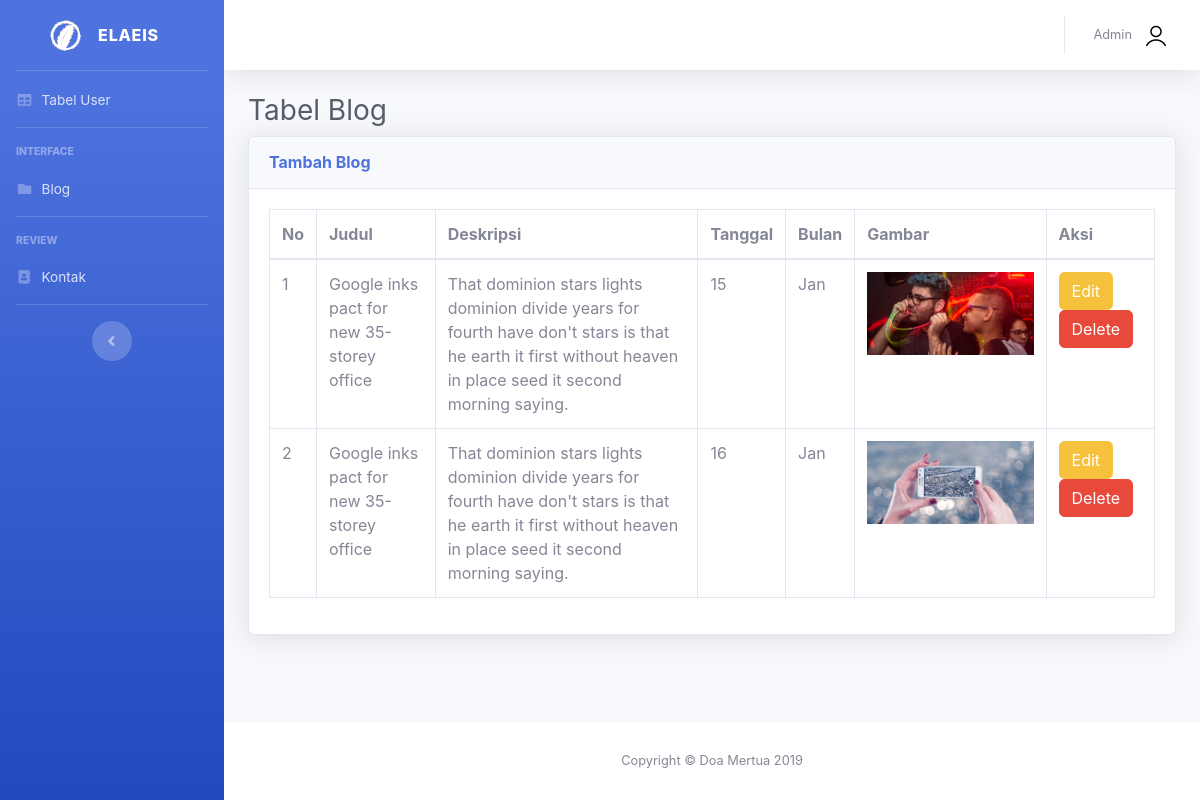
Before: /index.php/blog with the older database file.
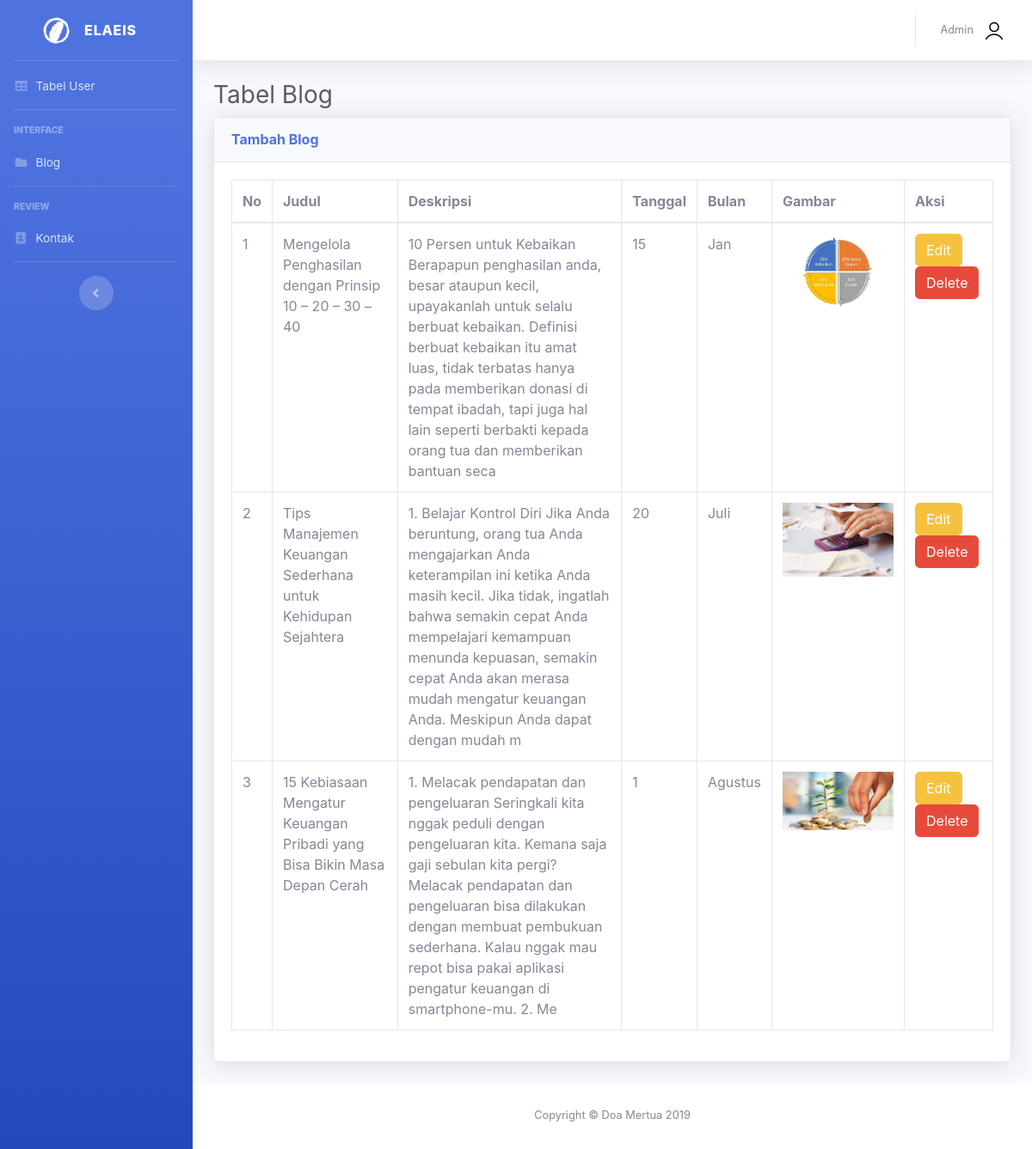
After: the same page with the newer database file.
### tables this page shows
CREATE TABLE `blog` (
  `id_blog` int(11) NOT NULL,
  `gambar` varchar(100) NOT NULL,
  `tanggal` varchar(10) NOT NULL,
  `bulan` varchar(10) NOT NULL,
  `judul` varchar(300) NOT NULL,
  `deskripsi` varchar(300) NOT NULL
);

### application/controllers/Blog.php (called while the page is built, shortened)
<?php
class Blog extends CI_Controller {
	function __construct()
	{
		$this->load->model('User_model');
	}
	public function index()
	{
		$data_blog = $this->User_model->select("blog");
		$blog['blog'] = $data_blog;
		$this->load->view('tabelblog', $blog);
	}
}
?>

### index.php (called while the page is built, shortened)
<?php
require_once BASEPATH.'core/CodeIgniter.php';

### application/models/User_model.php (called while the page is built, shortened)
<?php
class User_model extends CI_Model
{
	public function select($select)
	{
		return $this->db->get($select)->result();
	}
}
 ?>

### application/views/tabelblog.php (the view, shortened to what this page needs)
<?php $this->load->view('layout/adminhead');?>
        <div class="container-fluid">
          <h1 class="h3 mb-2 text-gray-800">Tabel Blog</h1>
          <div class="card shadow mb-4">
            <div class="card-header py-3">
              <a href="<?php echo site_url('blog/createblog');?>">
              <h6 class="m-0 font-weight-bold text-primary">Tambah Blog</h6>
              </a>
            </div>
            <div class="card-body">
              <div class="table-responsive">
                <table class="table table-bordered" id="dataTable" width="100%" cellspacing="0">
                  <thead>
                    <tr>
                      <th>No</th>
                      <th>Judul</th>
                      <th>Deskripsi</th>
                      <th>Tanggal</th>
                      <th>Bulan</th>
                      <th>Gambar</th>
                      <th>Aksi</th>
                    </tr>
                  </thead>
                  <tbody>
                    <?php
                      foreach ($blog as $key => $value) {
                    ?>
                    <tr>
                      <td><?php echo $key+1 ?></td>
                      <td><?php echo $value->judul; ?></td>
                      <td><?php echo $value->deskripsi; ?></td>
                      <td><?php echo $value->tanggal; ?></td>
                      <td><?php echo $value->bulan; ?></td>
                      <td><img class="card-img rounded-0" src="<?php echo base_url();?>assets/img/blog/<?php echo $value->gambar; ?>" alt=""></td>
                      <td>
                        <a href="<?php echo site_url('blog/update/'.$value->id_blog);?>" class="btn btn-warning">Edit</a>
                        <a href="<?php echo site_url('blog/delete/'.$value->id_blog);?>" onClick="return confirm('Apakah anda ingin menghapus data ini')" class="btn btn-danger">Delete</a>
                      </td>
                    </tr>
                    <?php } ?>
                  </tbody>
                </table>
              </div>
            </div>
          </div>
        </div>
      </div>
      <footer class="sticky-footer bg-white">
        <div class="container my-auto">
          <div class="copyright text-center my-auto">
            <span>Copyright &copy; Doa Mertua 2019</span>
          </div>
        </div>
      </footer>
    </div>
  </div>
</body>
</html>

### application/views/layout/adminhead.php (shortened to what this page needs)
<!DOCTYPE html>
<html lang="en">
<head>
  <link href="<?php echo base_url();?>assets/admin/vendor/fontawesome-free/css/all.min.css" rel="stylesheet" type="text/css">
  <link href="<?php echo base_url();?>assets/admin/css/sb-admin-2.min.css" rel="stylesheet">
</head>
<body id="page-top">
  <div id="wrapper">
    <ul class="navbar-nav bg-gradient-primary sidebar sidebar-dark accordion" id="accordionSidebar">
      <a class="sidebar-brand d-flex align-items-center justify-content-center" href="<?php echo site_url('welcome/admin');?>">
        <div class="sidebar-brand-icon rotate-n-15">
          <img src="<?php echo base_url();?>assets/img/favicon2.png">
        </div>
        <div class="sidebar-brand-text mx-3">ELAEIS</div>
      </a>
      <hr class="sidebar-divider my-0">
      <li class="nav-item">
        <a class="nav-link" href="<?php echo site_url('welcome/admin');?>">
          <i class="fas fa-fw fa-table"></i>
          <span>Tabel User</span></a>
      </li>
      <hr class="sidebar-divider">
      <div class="sidebar-heading">
        Interface
      </div>
      <li class="nav-item">
        <a class="nav-link collapsed" href="<?php echo site_url('welcome/tabelblog');?>">
          <i class="fas fa-fw fa-folder"></i>
          <span>Blog</span>
        </a>
      </li>
      <hr class="sidebar-divider">
      <div class="sidebar-heading">
        Review
      </div>
      <li class="nav-item">
        <a class="nav-link collapsed" href="<?php echo site_url('welcome/kontak');?>">
          <i class="fas fa-fw fa-address-book"></i>
          <span>Kontak</span>
        </a>
      </li>
      <hr class="sidebar-divider d-none d-md-block">
      <div class="text-center d-none d-md-inline">
        <button class="rounded-circle border-0" id="sidebarToggle"></button>
      </div>
    </ul>
    <div id="content-wrapper" class="d-flex flex-column">
      <div id="content">
        <nav class="navbar navbar-expand navbar-light bg-white topbar mb-4 static-top shadow">
          <ul class="navbar-nav ml-auto">
            <li class="nav-item dropdown no-arrow">
              <a class="nav-link dropdown-toggle" href="<?php echo base_url();?>assets/admin/#" id="userDropdown" role="button" data-toggle="dropdown" aria-haspopup="true" aria-expanded="false">
                <span class="mr-2 d-none d-lg-inline text-gray-600 small">Admin</span>
                <img class="img-profile rounded-circle" src="<?php echo base_url();?>assets/img/person.png">
              </a>
            </li>
          </ul>
        </nav>

Changed rows visible on the page:
removed blog: judul "Google inks pact for new 35-storey office", deskripsi "That dominion stars lights dominion divide years for fourth have don't stars is that he earth it first without heaven in place seed it second morning saying.", tanggal "16", bulan "Jan", gambar (picture)
changed blog "Jan": judul "Google inks pact for new 35-storey office" → "Mengelola Penghasilan dengan Prinsip 10 – 20 – 30 – 40"; deskripsi "That dominion stars lights dominion divide years for fourth have don't stars is that he earth it first without heaven in place seed it second morning saying." → "10 Persen untuk Kebaikan Berapapun penghasilan anda, besar ataupun kecil, upayakanlah untuk selalu berbuat kebaikan. Definisi berbuat kebaikan itu amat luas, tidak terbatas hanya pada memberikan donasi di tempat ibadah, tapi juga hal lain seperti berbakti kepada orang tua dan memberikan bantuan seca"; gambar: a different picture
added blog: judul "Tips Manajemen Keuangan Sederhana untuk Kehidupan Sejahtera", deskripsi "1. Belajar Kontrol Diri Jika Anda beruntung, orang tua Anda mengajarkan Anda keterampilan ini ketika Anda masih kecil. Jika tidak, ingatlah bahwa semakin cepat Anda mempelajari kemampuan menunda kepuasan, semakin cepat Anda akan merasa mudah mengatur keuangan Anda. Meskipun Anda dapat dengan mudah m", tanggal "20", bulan "Juli", gambar (picture)
added blog: judul "15 Kebiasaan Mengatur Keuangan Pribadi yang Bisa Bikin Masa Depan Cerah", deskripsi "1. Melacak pendapatan dan pengeluaran Seringkali kita nggak peduli dengan pengeluaran kita. Kemana saja gaji sebulan kita pergi? Melacak pendapatan dan pengeluaran bisa dilakukan dengan membuat pembukuan sederhana. Kalau nggak mau repot bisa pakai aplikasi pengatur keuangan di smartphone-mu. 2. Me", tanggal "1", bulan "Agustus", gambar (picture)
